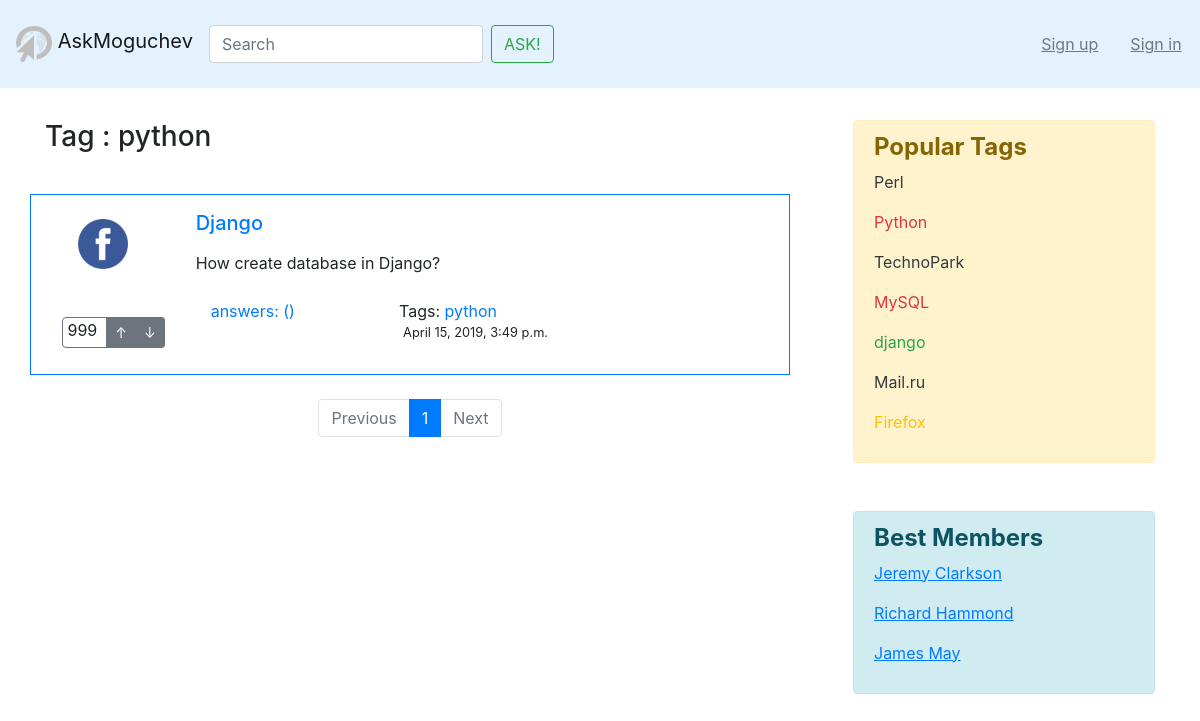
/tag/python/, run on an earlier commit of the app's database.
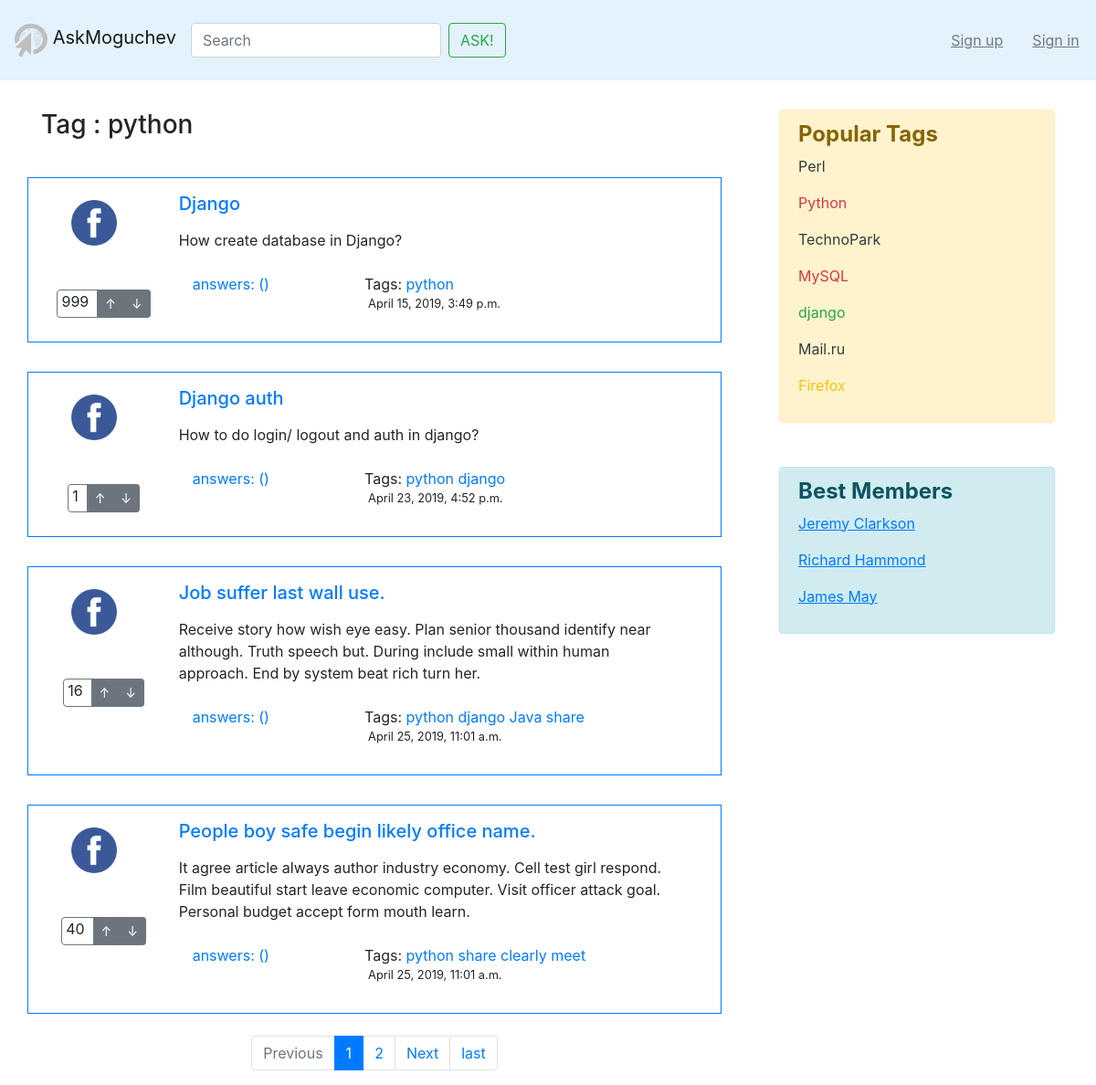
And on a later commit of the database.
### asker/models.py (models this page shows, shortened)
class Question(models.Model):
    objects = QuestionManager()
    author = models.ForeignKey(
        to=Profile,
        null=False,
        db_column="author",
        on_delete=models.PROTECT,
        verbose_name='Question author',
    )
    created_at = models.DateTimeField(default=timezone.now, verbose_name='Question date')
    title = models.CharField(max_length=128, verbose_name='Header')
    text = models.TextField(verbose_name='Question full text')
    tags = models.ManyToManyField(
        Tag,
        blank=True,
        verbose_name='Tags',
    )
    rating = models.IntegerField(default=0, null=False, verbose_name='Rating')
    votes = GenericRelation(Like, related_query_name='questions')

class Tag(models.Model):
    objects = TagManager()
    title = models.CharField(max_length=32, verbose_name='Tag')

### asker/views.py (the view)
# urls.py: path('tag/<str:tag>/', views.tag, name='tag'),
def tag(request, tag):
    tag_i = Tag.objects.get(title=tag)
    questions_list = Question.objects.filter(tags=tag_i.id)
    questions_list = paginator(questions_list, request)
    return render(request, 'tag.html', {
        'questions': questions_list,
        'tag': tag,
    })

### asker/views.py (called while the page is built)
def paginator(abstract_list, request):
    pager = Paginator(abstract_list, 4)
    try:
        page = int(request.GET.get('page', 1))
        elements_on_page = pager.page(page)
    except:
        elements_on_page = pager.page(1)
    return elements_on_page

### templates/inc/tag.html
{% extends "base.html" %}
{% load static %}
{% block content %}
    <div class="row mt-5">
        <div class="col-4">
            <h3>Tag : {{tag}}</h3>
        </div>
    </div>
    {% for question in questions %}
        {% include "inc/q.html" %}
    {% endfor %}
    {% include 'paginator.html' with page=questions %}
{% endblock %}

### templates/inc/q.html
﻿{% load static %}
<div class="row mt-2">
    <span class="border border-primary col-12">
        <div class="row m-2">
            <div class="col-2">
                <div class="row mt-3">
                    <img class="ml-4" src="{% static 'img/test.png' %}" width="50" height="50" alt="">
                </div>
                <div class="row mt-5">
                    <div class="btn-group mx-auto" role="group" aria-label="Basic example">
                        <span class="border border-secondary rounded-left">&nbsp;{{ question.rating }}&nbsp;&nbsp;</span>
                        <a href="#" class="btn btn-secondary btn-sm">&#8593;</a>
                        <a href="#" class="btn btn-secondary btn-sm">&#8595;</a>
                    </div>
                </div>
            </div>
            <div class="col-10">
                <div class="row m-2">
                    <a href="{% url 'question' question.id %}"><h5 class="mt-0">{{ question.title }}</h5></a>
                </div>
                <div class="row m-2">
                    <p>{{ question.text }}</p>
                </div>
                <div class="row m-2">
                    <div class="col-4">
                        <a href="{% url 'question' question.id %}">answers: ({{ question.num_answers }})</a>
                    </div>
                    <div class="col-8">
                        <span class="text_style" style="white-space: nowrap; margin-left: 6px"> Tags:</span>
                        {% for tag in question.tags.all %}
                            <a href="{% url 'tag' tag.title %}"><span class="top_name"> {{tag.title}}</span></a>
                        {% endfor %}
                        <div class="row ml-1">
                            <span class="text_style" style="white-space: nowrap; margin-left: 6px"><p class="small">{{ question.created_at }}</p></span>
                        </div>
                    </div>
                </div>
            </div>
        </div>
    </span>
</div>

What changed in the data, as far as the page shows it:
added Question: rating "1", title "Django auth", text "How to do login/ logout and auth in django?", created_at "April 23, 2019, 4:52 p.m.", Tag (title "python")
added Tag: title "django"
added Question: rating "16", title "Job suffer last wall use.", text "Receive story how wish eye easy. Plan senior thousand identify near although. Truth speech but. During include small within human approach. End by system beat rich turn her.", created_at "April 25, 2019, 11:01 a.m.", Tag (title "python")
added Tag: title "Java", shown under "16"
added Tag: title "share"
added Question: rating "40", title "People boy safe begin likely office name.", text "It agree article always author industry economy. Cell test girl respond. Film beautiful start leave economic computer. Visit officer attack goal. Personal budget accept form mouth learn.", created_at "April 25, 2019, 11:01 a.m.", Tag (title "python")
added Tag: title "clearly", shown under "40"
added Tag: title "meet", shown under "40"
Also different on the page:
{{ page.next_page_number }}: (not shown) → "2"
text now shown: "last"
